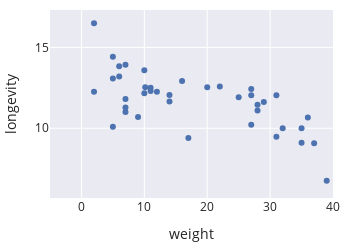

The cell this chart's notebook holds for it:
### Markdown cell above
The `.update_layout()` lets us modify any property of a layout.
This includes the plot title (`title`), margins (`margins` dictionary), 
and whether to display a legend (`showlegend`).
The `plotly` documentation has the full list of layout properties [^layout].

`Figure` objects also have `.update_xaxes()` and `.update_yaxes()` functions,
which are similar to `.update_layout()`. These two functions let us modify
properties of the axes, like the axis limits (`range`), number of ticks
(`nticks`), and axis label (`title`). Below, we adjust the range of the x-axis.

[^layout]: https://plotly.com/python-api-reference/generated/plotly.graph_objects.Layout.html

### Code cell
fig = px.scatter(dogs, x='weight', y='longevity',
                 width=350, height=250)

fig.update_xaxes(range=[-5, 40])
fig

### Figure 1 — Plotly figure (JSON) as saved in the notebook; plotly's stock layout.template omitted (floating-point values rounded to 4 significant figures)
{"data": [{"hovertemplate": "weight=%{x}<br>longevity=%{y}<extra></extra>", "legendgroup": "", "marker": {"color": "rgb(76,114,176)", "symbol": "circle"}, "mode": "markers", "name": "", "orientation": "v", "showlegend": false, "type": "scatter", "x": [16, 6, 14, 11, 10.15, 22, 7, 7, 2, 20, 28, 27, 5, 31, 2, 6, 29, 27, 31, 11, 28, 7, 5, 5, 7, 10, 14, 12, 32, 10, 35, 9, 17, 25, 57, 35, 37, 27, 36, 39, 52, 79, 70], "xaxis": "x", "y": [12.92, 13.84, 11.66, 12.5, 12.53, 12.58, 13.92, 11.81, 16.5, 12.54, 11.46, 12.42, 14.42, 12.04, 12.25, 13.2, 11.63, 12.04, 9.48, 12.31, 11.1, 11, 13.07, 10.1, 11.29, 13.58, 12.05, 12.25, 10, 12.17, 10, 10.69, 9.4, 11.92, 9.32, 9.1, 9.08, 10.21, 10.67, 6.75, 7.57, 6.5, 7.78], "yaxis": "y"}], "layout": {"height": 250, "legend": {"tracegroupgap": 0}, "width": 350, "xaxis": {"anchor": "y", "domain": [0, 1], "range": [-5, 40], "title": {"text": "weight"}, "type": "linear"}, "yaxis": {"anchor": "x", "autorange": true, "domain": [0, 1], "range": [5.688, 17.31], "title": {"text": "longevity"}, "type": "linear"}}}
